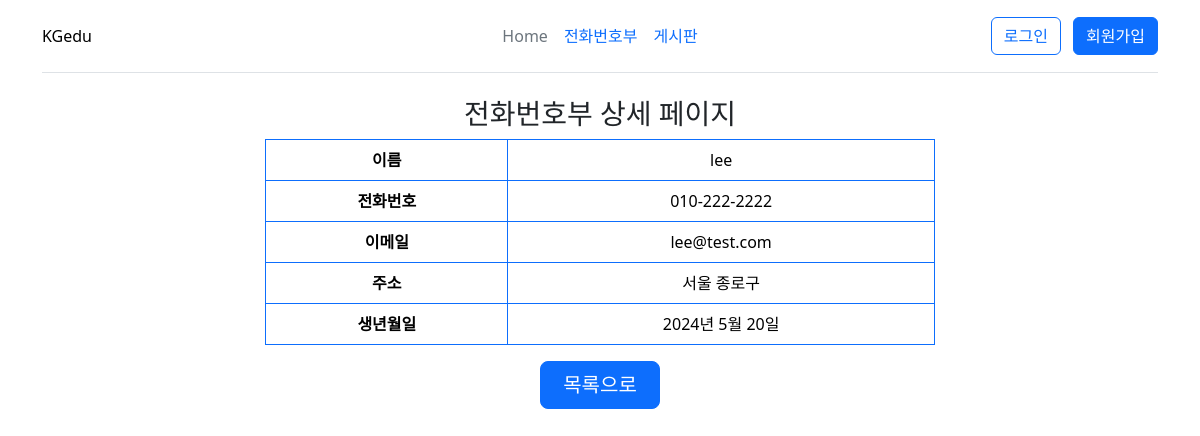
The app's page /phonebook/detail/7 with its own data.
### phonebook/models.py (models this page shows, shortened)
class PhoneBook(models.Model):
    이름 = models.CharField(max_length=50, null=False)
    전화번호 = models.CharField(max_length=15)
    이메일 = models.EmailField()
    주소 = models.CharField(max_length=100)
    생년월일 = models.DateField()
    작성자 = models.CharField(max_length=50)

### phonebook/views.py (the view)
# urls.py: re_path(r'(\d+)/$', views.detail, name='D'),
def detail(request, userId):
    userInfo = PhoneBook.objects.values().get(id=userId)
    print(userInfo)
    content = {
        'userInfo' : userInfo,
    }
    return render(request, 'phonebook/detail.html', content);

### template/phonebook/detail.html (shortened to what this page needs)
{% extends 'main.html' %}
{% block content %}
    <h3 class="text-center">전화번호부 상세 페이지</h3>
    <table class="table table-bordered border-primary text-center" style="width:60%;" align="center">
        <tr>
            <th>이름</th>
            <td>{{ userInfo.이름 }}</td>
        </tr>
        <tr>
            <th>전화번호</th>
            <td>{{ userInfo.전화번호 }}</td>
        </tr>
        <tr>
            <th>이메일</th>
            <td>{{ userInfo.이메일 }}</td>
        </tr>
        <tr>
            <th>주소</th>
            <td>{{ userInfo.주소 }}</td>
        </tr>
        <tr>
            <th>생년월일</th>
            <td>{{ userInfo.생년월일 }}</td>
        </tr>
    </table>
    <div class="d-flex justify-content-center">
        <button class="btn btn-primary btn-lg mx-2" style="width:120px" onclick="changeLocation('index')">목록으로</button>
    </div>
{% endblock %}

### records on screen
PhoneBook: 이름 "lee", 전화번호 "010-222-2222", 이메일 "lee@test.com", 주소 "서울 종로구", 생년월일 "2024년 5월 20일"
